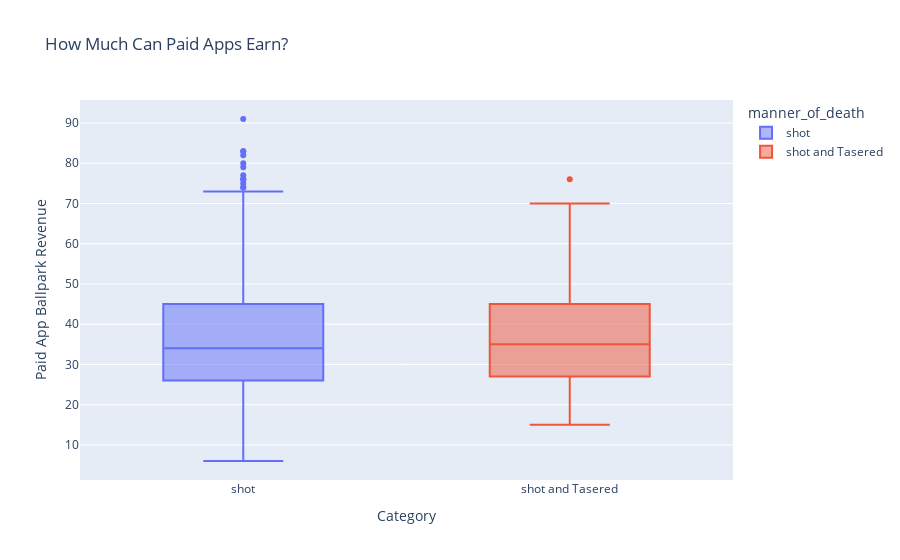

Notebook source saved alongside this figure:
### Markdown cell above
# Create a Box Plot Showing the Age and Manner of Death

Break out the data by gender using `df_fatalities`. Is there a difference between men and women in the manner of death?

### Code cell
box = px.box(df_fatalities[df_fatalities['gender']=='M'], 
             x='manner_of_death', 
             y='age',
             color='manner_of_death',
             title='How Much Can Paid Apps Earn?')

box.update_layout(xaxis_title='Category',
                  yaxis_title='Paid App Ballpark Revenue')

box.show()

### Figure 1 — Plotly figure (JSON) as saved in the notebook; plotly's stock layout.template omitted (floating-point values rounded to 4 significant figures; data arrays with more than 128 entries replaced by an {"elided": "..."} marker saying what was removed)
{"data": [{"alignmentgroup": "True", "hovertemplate": "manner_of_death=%{x}<br>age=%{y}<extra></extra>", "legendgroup": "shot", "marker": {"color": "#636efa"}, "name": "shot", "notched": false, "offsetgroup": "shot", "orientation": "v", "showlegend": true, "type": "box", "x": {"elided": "2011 str values"}, "x0": " ", "xaxis": "x", "y": {"elided": "2011 int values"}, "y0": " ", "yaxis": "y"}, {"alignmentgroup": "True", "hovertemplate": "manner_of_death=%{x}<br>age=%{y}<extra></extra>", "legendgroup": "shot and Tasered", "marker": {"color": "#EF553B"}, "name": "shot and Tasered", "notched": false, "offsetgroup": "shot and Tasered", "orientation": "v", "showlegend": true, "type": "box", "x": {"elided": "149 str values"}, "x0": " ", "xaxis": "x", "y": {"elided": "149 int values"}, "y0": " ", "yaxis": "y"}], "layout": {"boxmode": "overlay", "legend": {"title": {"text": "manner_of_death"}, "tracegroupgap": 0}, "title": {"text": "How Much Can Paid Apps Earn?"}, "xaxis": {"anchor": "y", "categoryarray": ["shot", "shot and Tasered"], "categoryorder": "array", "domain": [0, 1], "title": {"text": "Category"}}, "yaxis": {"anchor": "x", "domain": [0, 1], "title": {"text": "Paid App Ballpark Revenue"}}}}
